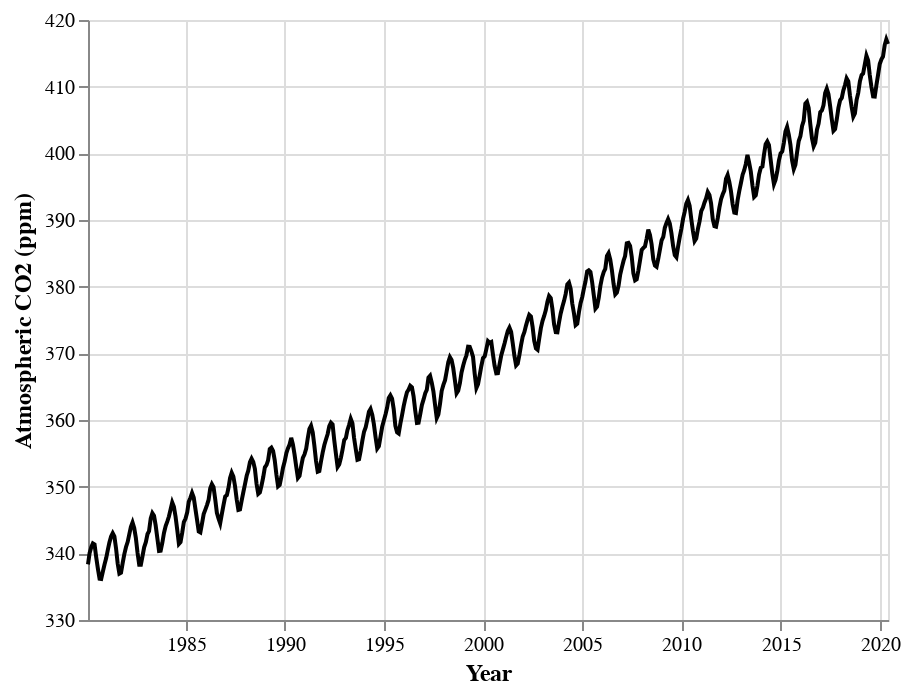

The notebook cell this image was saved under:
### Markdown cell above
:name: co2_line_1
:figclass: caption-hack

Scatter plot of tumor cell concavity versus smoothness colored by diagnosis label.


:::{glue:figure} co2_line1 
:figwidth: 700px 
:name: co2_line1

Line plot of atmospheric concentration of CO$_{2}$ over time.
:::


Aha! Figure \@ref(fig:03-data-co2-line) shows us there *is* another interesting
phenomenon in the data: in addition to increasing over time, the concentration
seems to oscillate as well.  Given the visualization as it is now, it is still
hard to tell how fast the oscillation is, but nevertheless, the line seems to
be a better choice for answering the question than the scatter plot was. The
comparison between these two visualizations also illustrates a common issue with
scatter plots: often, the points are shown too close together or even on top of
one another, muddling information that would otherwise be clear
(*overplotting*). \index{overplotting}

Now that we have settled on the rough details of the visualization, it is time
to refine things. This plot is fairly straightforward, and there is not much
visual noise to remove. But there are a few things we must do to improve
clarity, such as adding informative axis labels and making the font a more
readable size.  To add axis labels, we use the `xlab` and `ylab` functions. To
change the font size, we use the `theme` function with the `text` argument:
\index{ggplot!xlab,ylab}
\index{ggplot!theme}

### Code cell
co2_line = alt.Chart(co2_df).mark_line(color='black').encode(
    x = alt.X("date_measured", title = "Year"),
    y = alt.Y("ppm", scale=alt.Scale(zero=False), title = "Atmospheric CO2 (ppm)")).configure_axis(
    titleFontSize=12)
co2_line

### Figure 1 — Vega-Lite specification as saved in the notebook (floating-point values rounded to 4 significant figures; data arrays with more than 128 entries replaced by an {"elided": "..."} marker saying what was removed)
{"config": {"view": {"continuousWidth": 400, "continuousHeight": 300}, "axis": {"titleFontSize": 12}}, "data": {"name": "data-ecfc281786dd23148efa483af3159f83"}, "mark": {"type": "line", "color": "black"}, "encoding": {"x": {"field": "date_measured", "title": "Year", "type": "temporal"}, "y": {"field": "ppm", "scale": {"zero": false}, "title": "Atmospheric CO2 (ppm)", "type": "quantitative"}}, "$schema": "https://vega.github.io/schema/vega-lite/v4.17.0.json", "datasets": {"data-ecfc281786dd23148efa483af3159f83": {"elided": "484 records"}}}
